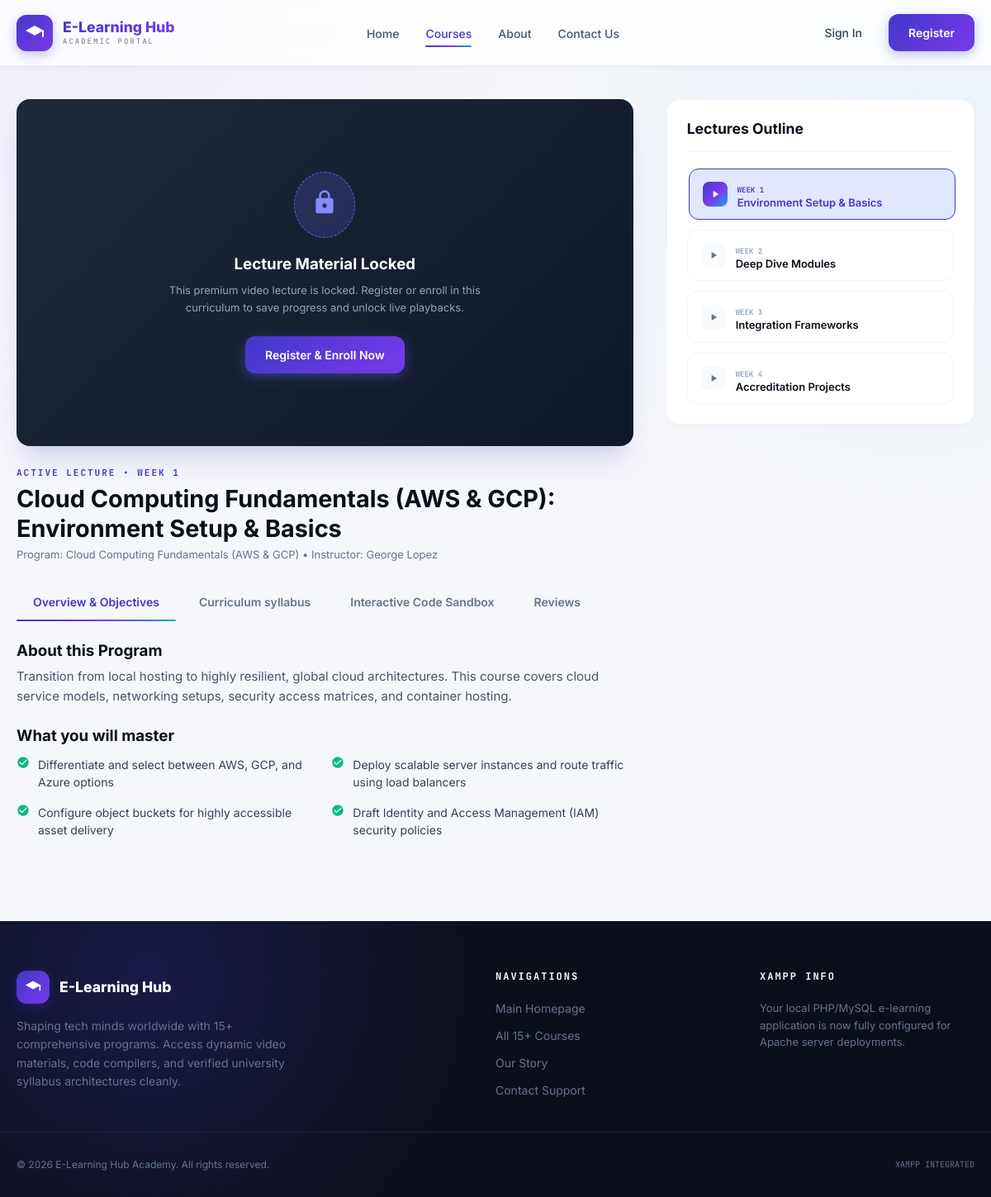
Screenshot of /course_detail.php?id=cloud-computing with the database file from the repository.
### tables this page shows
CREATE TABLE IF NOT EXISTS `courses` (
  `id` VARCHAR(50) NOT NULL PRIMARY KEY,
  `title` VARCHAR(150) NOT NULL,
  `category` VARCHAR(100) NOT NULL,
  `level` ENUM('Beginner', 'Intermediate', 'Advanced') NOT NULL,
  `duration` VARCHAR(50) NOT NULL,
  `instructor` VARCHAR(100) NOT NULL,
  `rating` DECIMAL(3,2) NOT NULL,
  `students_enrolled` INT NOT NULL,
  `description` TEXT NOT NULL,
  `image` VARCHAR(255) NOT NULL,
  `video_url` VARCHAR(255) NOT NULL,
  `overview` TEXT NOT NULL,
  `objectives` TEXT NOT NULL,  
  `code_example` TEXT
);

### course_detail.php (the view, shortened to what this page needs)
<?php
require_once 'db_connect.php';
$user_id = isset($_SESSION['user_id']) ? $_SESSION['user_id'] : null;
$course_id = trim($_GET['id']);
$stmt = $conn->prepare("SELECT * FROM courses WHERE id = ?");
$stmt->bind_param("s", $course_id);
$stmt->execute();
$result = $stmt->get_result();
$course = $result->fetch_assoc();
$is_enrolled = false;
$objectives = array_filter(array_map('trim', explode(';', $course['objectives'])));
$syllabus_items = [
  ['week' => 'Week 1', 'topic' => 'Environment Setup & Basics', 'details' => 'Initializing frameworks, understanding base variables and scopes.'],
  ['week' => 'Week 2', 'topic' => 'Deep Dive Modules', 'details' => 'In-depth review of conditional algorithms, arrays, and standard functions.'],
  ['week' => 'Week 3', 'topic' => 'Integration Frameworks', 'details' => 'Handling standard file layouts, database tables, and input routing.'],
  ['week' => 'Week 4', 'topic' => 'Accreditation Projects', 'details' => 'Deploying the final compiled project securely and testing parameters.']
];
$resume_index = 0;
$resume_item = $syllabus_items[$resume_index];
$all_reviews = [];
$review_count = count($all_reviews);
?>
<!DOCTYPE html>
<html lang="en">
<head>
  <link rel="stylesheet" href="style.css">
</head>
<body>
  <header>
    <div class="max-width-container nav-wrapper">
      <a href="index.php" class="logo-wrapper">
        <div class="logo-icon">
          <svg fill="currentColor" viewBox="0 0 24 24"><path d="M12 3L1 9l11 6 9-4.91V17h2V9L12 3z"/></svg>
        </div>
        <div class="logo-text">
          <h2>E-Learning Hub</h2>
          <p>Academic Portal</p>
        </div>
      </a>
      <ul class="nav-links">
        <li><a href="index.php">Home</a></li>
        <li><a href="courses.php" class="active">Courses</a></li>
        <li><a href="about.php">About</a></li>
        <li><a href="contact.php">Contact Us</a></li>
      </ul>
      <div class="nav-actions">
        <?php if ($user_id): ?>
          <span style="font-size:13px; font-weight:600;">Welcome, <?php echo htmlspecialchars($_SESSION['username']); ?>!</span>
          <a href="courses.php" class="btn-primary" style="font-size:12px; padding: 10px 20px;">My Portal</a>
        <?php else: ?>
          <a href="login.php" class="btn-secondary">Sign In</a>
          <a href="register.php" class="btn-primary">Register</a>
        <?php endif; ?>
      </div>
    </div>
  </header>
  <div class="max-width-container">
    <div class="player-grid">
      <div class="player-left">
        <?php if ($user_id && $is_enrolled): ?>
          <!-- Logged in and registered: access complete dynamic player.
               NOTE: this used to be a plain <iframe>. It's now a JS-controlled
               container so we can detect when a lecture ends (YouTube IFrame
               Player API) and auto-tick + auto-advance to the next week. -->
          <div class="video-container">
            <div id="lecture-player" data-video-src="<?php echo htmlspecialchars($course['video_url']); ?>"></div>
          </div>
        <?php else: ?>
          <div class="video-container" style="background: linear-gradient(135deg, #1e293b, #0f172a); display: flex; flex-direction: column; justify-content: center; align-items: center; text-align: center; color: white; padding: 40px;">
            <div style="background: rgba(99, 102, 241, 0.2); border: 1px dashed #6366f1; padding: 20px; border-radius: 50%; margin-bottom: 20px;">
            </div>
            <h3 style="color: white; margin-bottom: 10px;">Lecture Material Locked</h3>
            <p style="font-size: 13px; color: #94a3b8; max-width: 380px; line-height: 1.6; margin-bottom: 24px;">This premium video lecture is locked. Register or enroll in this curriculum to save progress and unlock live playbacks.</p>
            <?php if ($user_id): ?>
              <a href="courses.php?enroll=<?php echo urlencode($course['id']); ?>" class="btn-primary" style="box-shadow: 0 4px 14px 0 rgba(99,102,241,0.4);">Enroll in Course Instantly</a>
            <?php else: ?>
              <a href="register.php" class="btn-primary" style="box-shadow: 0 4px 14px 0 rgba(99,102,241,0.4);">Register & Enroll Now</a>
            <?php endif; ?>
          </div>
        <?php endif; ?>
        <div class="lecture-header">
          <div class="lecture-header-top-row">
            <span id="active-lecture-week"><?php echo strtoupper('ACTIVE LECTURE • ' . $resume_item['week']); ?></span>
          </div>
          <h1 id="active-lecture-title"><?php echo htmlspecialchars($course['title'] . ': ' . $resume_item['topic']); ?></h1>
          <p style="font-size:13px; color:var(--gray-500); margin-top: 4px;">Program: <?php echo htmlspecialchars($course['title']); ?> • Instructor: <?php echo htmlspecialchars($course['instructor']); ?></p>
        </div>
        <div class="tabs-header">
          <button class="tab-btn active" data-tab="overview">Overview & Objectives</button>
          <button class="tab-btn" data-tab="syllabus">Curriculum syllabus</button>
          <button class="tab-btn" data-tab="sandbox">Interactive Code Sandbox</button>
          <button class="tab-btn" data-tab="reviews">Reviews <?php echo $review_count > 0 ? '(' . $review_count . ')' : ''; ?></button>
        </div>
        <div class="tabs-body">
          <div class="tab-pane active" id="tab-overview">
            <div class="overview-box">
              <div>
                <h3 style="margin-bottom:8px;">About this Program</h3>
                <p><?php echo htmlspecialchars($course['overview']); ?></p>
              </div>
              <div>
                <h3 style="margin-bottom:12px;">What you will master</h3>
                <div class="objectives-list">
                  <?php foreach ($objectives as $obj): ?>
                    <div class="obj-item">
                      <svg fill="currentColor" viewBox="0 0 24 24" style="height:16px;width:16px;"><path d="M12 2C6.48 2 2 6.48 2 12s4.48 10 10 10 10-4.48 10-10S17.52 2 12 2zm-2 15l-5-5 1.41-1.41L10 14.17l7.59-7.59L19 8l-9 9z"/></svg>
                      <span><?php echo htmlspecialchars($obj); ?></span>
                    </div>
                  <?php endforeach; ?>
                </div>
              </div>
            </div>
          </div>
        </div>
      </div>
      <div class="player-right">
        <div class="syllabus-sidebar">
          <h3>Lectures Outline</h3>
          <div class="sidebar-items">
            <?php foreach ($syllabus_items as $index => $item): ?>
              <div class="sidebar-btn <?php echo $index === $resume_index ? 'active' : ''; ?>" data-index="<?php echo $index; ?>">
                <button class="sidebar-btn-play"
                        style="display:flex; align-items:center; gap:12px; flex:1; background:none; border:none; padding:0; cursor:pointer; text-align:left;"
                        data-video="<?php echo htmlspecialchars($course['video_url']); ?>"
                        data-topic="<?php echo htmlspecialchars($course['title'] . ': ' . $item['topic']); ?>"
                        data-week="Week <?php echo $index + 1; ?>"
                        data-index="<?php echo $index; ?>">
                  <div class="sidebar-btn-icon">
                    <svg fill="currentColor" viewBox="0 0 24 24" style="height:14px;width:14px;"><path d="M8 5v14l11-7z"/></svg>
                  </div>
                  <div class="sidebar-btn-info">
                    <span><?php echo $item['week']; ?></span>
                    <h4><?php echo htmlspecialchars($item['topic']); ?></h4>
                  </div>
                </button>
              </div>
            <?php endforeach; ?>
          </div>
        </div>
      </div>
    </div>
  </div>
  <footer>
    <div class="max-width-container footer-top">
      <div class="footer-brand">
        <div class="logo-wrapper">
          <div class="logo-icon">
            <svg fill="currentColor" viewBox="0 0 24 24" style="height:20px;width:20px;"><path d="M12 3L1 9l11 6 9-4.91V17h2V9L12 3z"/></svg>
          </div>
          <div class="logo-text">
            <h2 style="color:var(--white);">E-Learning Hub</h2>
          </div>
        </div>
        <p>Shaping tech minds worldwide with 15+ comprehensive programs. Access dynamic video materials, code compilers, and verified university syllabus architectures cleanly.</p>
      </div>
      <div class="footer-links">
        <h4>Navigations</h4>
        <ul>
          <li><a href="index.php">Main Homepage</a></li>
          <li><a href="courses.php">All 15+ Courses</a></li>
          <li><a href="about.php">Our Story</a></li>
          <li><a href="contact.php">Contact Support</a></li>
        </ul>
      </div>
      <div class="footer-links">
        <h4>XAMPP Info</h4>
        <p style="font-size: 13px; color: var(--gray-500); line-height: 1.6;">Your local PHP/MySQL e-learning application is now fully configured for Apache server deployments.</p>
      </div>
    </div>
    <div class="max-width-container footer-bottom">
      <span>© 2026 E-Learning Hub Academy. All rights reserved.</span>
      <span style="font-family: var(--font-mono); font-size:10px;">XAMPP INTEGRATED</span>
    </div>
  </footer>
</body>
</html>

### course_detail.php (style rules this page uses)
.sidebar-btn { display: flex; align-items: center; }
.lecture-header-top-row { display: flex; align-items: center; flex-wrap: wrap; gap: 10px; }

### rows the page displays
courses: title "Cloud Computing Fundamentals (AWS & GCP): Environment Setup & Basics", title "Cloud Computing Fundamentals (AWS & GCP)", instructor "George Lopez", overview "Transition from local hosting to highly resilient, global cloud architectures. This course covers cloud service models, networking setups, security access matrices, and container hosting.", objectives "Differentiate and select between AWS, GCP, and Azure options", objectives "Deploy scalable server instances and route traffic using load balancers", objectives "Configure object buckets for highly accessible asset delivery", objectives "Draft Identity and Access Management (IAM) security policies"

### other values shown
$item['week'] "WEEK 1"
$item['topic'] "Environment Setup & Basics"
$item['week'] "WEEK 2"
$item['topic'] "Deep Dive Modules"
$item['week'] "WEEK 3"
$item['topic'] "Integration Frameworks"
$item['week'] "WEEK 4"
$item['topic'] "Accreditation Projects"
